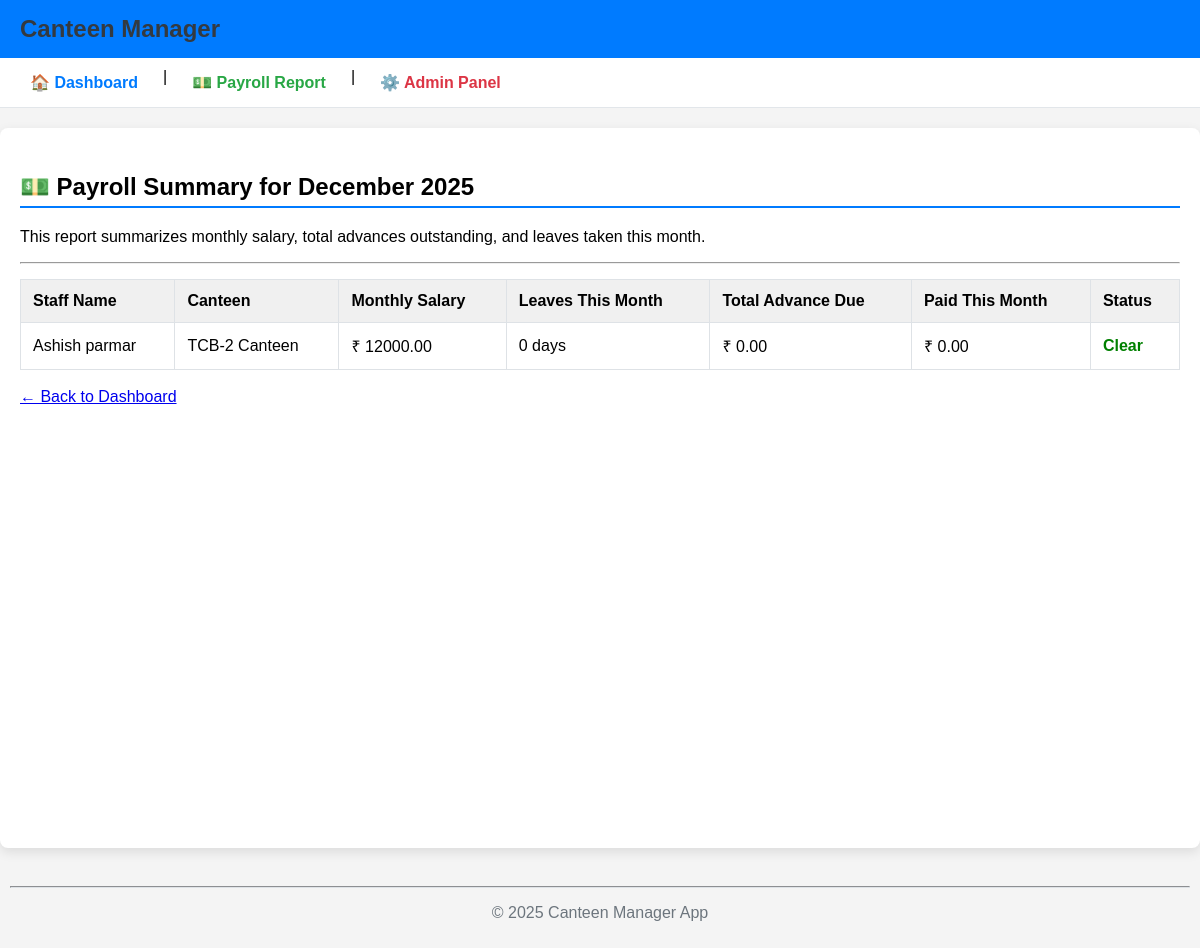
/management/payroll/, run on the app's committed database.
### management/models.py (models this page shows, shortened)
class Staff(models.Model):
    ROLES = [
        ('Cook', 'Cook'),
        ('Helper', 'Helper'),
    ]
    canteen = models.ForeignKey(
        Canteen,
        on_delete=models.SET_NULL, # अगर कैंटीन डिलीट हो जाए, तो स्टाफ को NULL कर दें
        null=True,
        blank=True,
        verbose_name="Assigned Canteen"
    )
    name = models.CharField(max_length=100, verbose_name="Staff Name")
    role = models.CharField(max_length=10, choices=ROLES, default='Helper', verbose_name="Role")
    joining_date = models.DateField(verbose_name="Joining Date")
    monthly_salary = models.DecimalField(max_digits=10, decimal_places=2, verbose_name="Monthly Salary")
    class Meta:
        verbose_name = "Staff Member"
        verbose_name_plural = "Staff"

class Canteen(models.Model):
    BILLING_CHOICES = [
        ('DAILY', 'Daily Payment/Tracking'),
        ('MONTHLY', 'Monthly Fixed Billing'),
    ]
    name = models.CharField(max_length=100, unique=True, verbose_name="Canteen Name")
    location = models.CharField(max_length=255, verbose_name="Location")
    billing_type = models.CharField(
        max_length=10,
        choices=BILLING_CHOICES,
        default='DAILY',
        verbose_name="Billing Type"
    )
    daily_lunch_count = models.IntegerField(default=0, verbose_name="Daily Lunch Count")
    daily_dinner_count = models.IntegerField(default=0, verbose_name="Daily Dinner Count")
    class Meta:
        verbose_name = "Canteen"
        verbose_name_plural = "Canteens"

### management/views.py (the view)
# urls.py: path('payroll/', views.payroll_summary, name='payroll_summary'),
def payroll_summary(request):
    today = date.today()
    first_day_of_month = today.replace(day=1)
    last_day_of_month = first_day_of_month + relativedelta(months=1) - relativedelta(days=1)
    all_staff = Staff.objects.all().order_by('canteen__name', 'name')
    payroll_data = []
    for staff in all_staff:
        advance_paid = SalaryPayment.objects.filter(
            staff=staff,
            payment_type='Advance'
        ).aggregate(Sum('amount'))['amount__sum'] or 0
        paid_this_month = SalaryPayment.objects.filter(
            staff=staff,
            date__gte=first_day_of_month,
            date__lte=last_day_of_month
        ).aggregate(Sum('amount'))['amount__sum'] or 0
        leaves_this_month_periods = StaffLeave.objects.filter(
            staff=staff,
            start_date__gte=first_day_of_month,
            end_date__lte=last_day_of_month
        )
        total_leaves = 0
        for leave in leaves_this_month_periods:
            total_leaves += leave.total_days()
        payroll_data.append({
            'staff': staff,
            'canteen_name': staff.canteen.name if staff.canteen else 'N/A',
            'monthly_salary': staff.monthly_salary,
            'total_advance_paid': advance_paid,
            'paid_this_month': paid_this_month,
            'leaves_this_month': total_leaves,
        })
    context = {
        'payroll_data': payroll_data,
        'current_month': today.strftime("%B %Y"),
    }
    return render(request, 'management/payroll_summary.html', context)

### management/templates/management/payroll_summary.html (shortened to what this page needs)
{% extends "base.html" %}
{% block content %}
    <h2>💵 Payroll Summary for {{ current_month }}</h2>
    <p>This report summarizes monthly salary, total advances outstanding, and leaves taken this month.</p>
    <hr>
    {% if payroll_data %}
    <table border="1" cellpadding="10" cellspacing="0" width="100%">
        <thead>
            <tr>
                <th>Staff Name</th>
                <th>Canteen</th>
                <th>Monthly Salary</th>
                <th>Leaves This Month</th>
                <th>Total Advance Due</th>
                <th>Paid This Month</th>
                <th>Status</th>
            </tr>
        </thead>
        <tbody>
        {% for staff_info in payroll_data %}
            <tr>
                <td>{{ staff_info.staff.name }}</td>
                <td>{{ staff_info.canteen_name }}</td>
                <td>₹ {{ staff_info.monthly_salary|floatformat:2 }}</td>
                <td>{{ staff_info.leaves_this_month }} days</td>
                <td>₹ {{ staff_info.total_advance_paid|floatformat:2 }}</td>
                <td>₹ {{ staff_info.paid_this_month|floatformat:2 }}</td>
                <td>
                    {% if staff_info.total_advance_paid > 0 %}
                        <b style="color: orange;">ADVANCE DUE</b>
                    {% else %}
                        <b style="color: green;">Clear</b>
                    {% endif %}
                </td>
            </tr>
        {% endfor %}
        </tbody>
    </table>
    {% else %}
        <p>No staff members found in the system. Please add staff via the Admin Panel.</p>
    {% endif %}
    <br><a href="{% url 'home_dashboard' %}">← Back to Dashboard</a>
{% endblock content %}

### management/templates/base.html (style rules this page uses)
body { font-family: Arial, sans-serif; margin: 0; padding: 0; background-color: #f4f4f4; }
h2 { border-bottom: 2px solid #007bff; padding-bottom: 5px; margin-top: 25px; }
table { border-collapse: collapse; margin-top: 15px; width: 100%; }
th, td { border: 1px solid #dee2e6; padding: 12px; text-align: left; }
th { background-color: #f0f0f0; }

### data on the page
Staff: staff.name "Ashish parmar", canteen_name "TCB-2 Canteen", monthly_salary "12000.00", leaves_this_month "0", total_advance_paid "0.00", paid_this_month "0.00"
